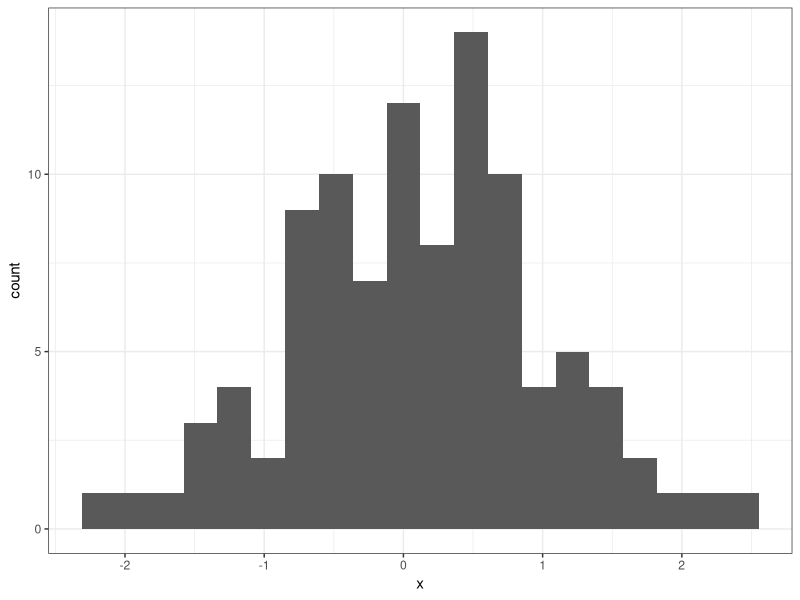

Source code (R):
## ---- chunk 1
knitr::opts_chunk$set(echo       = TRUE, 
                      fig.height = 3, 
                      fig.width  = 6,
                      fig.align  = "center")
ggplot2::theme_set(ggplot2::theme_bw())
## ---- chunk 2
    set.seed(1)
## ---- chunk 3
    library(tidyverse)
    df <- tibble(x = rnorm(100))
    ggplot(df, aes(x = x)) +
      geom_histogram(bins = 20)
